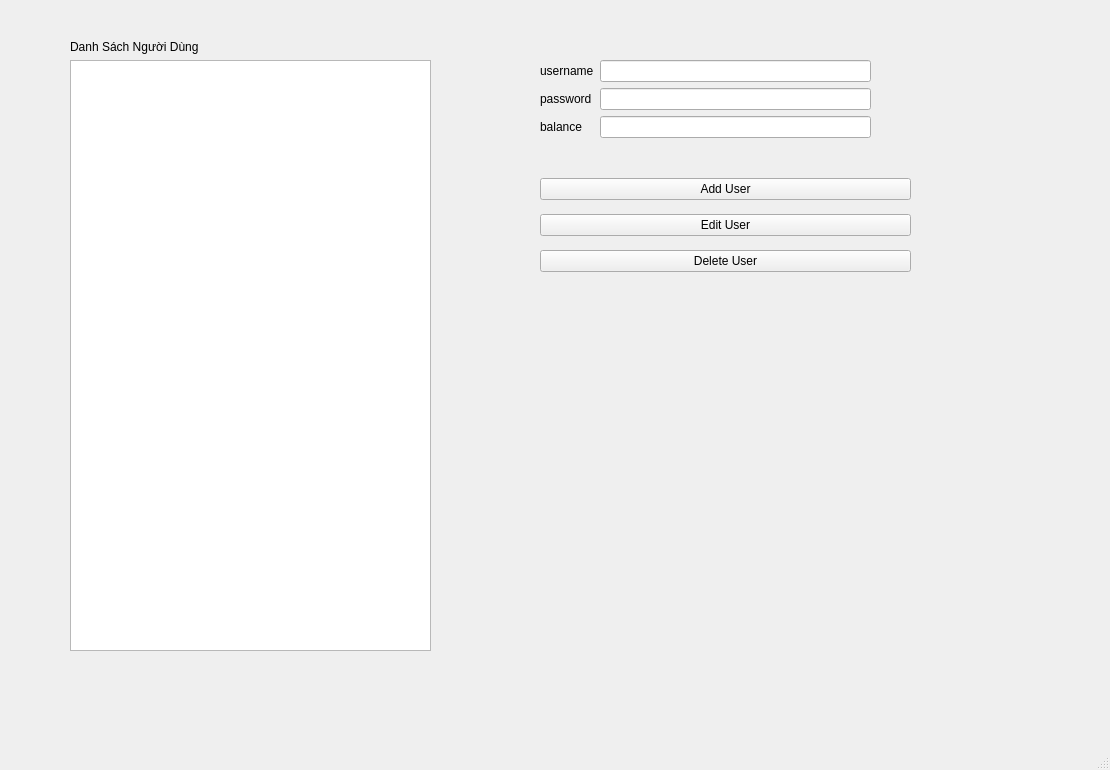
<?xml version="1.0" encoding="UTF-8"?>
<ui version="4.0">
 <class>MainWindow</class>
 <widget class="QMainWindow" name="MainWindow">
  <property name="geometry">
   <rect>
    <x>0</x>
    <y>0</y>
    <width>1110</width>
    <height>770</height>
   </rect>
  </property>
  <property name="windowTitle">
   <string>MainWindow</string>
  </property>
  <widget class="QWidget" name="centralwidget">
   <widget class="QWidget" name="verticalLayoutWidget">
    <property name="geometry">
     <rect>
      <x>70</x>
      <y>40</y>
      <width>361</width>
      <height>611</height>
     </rect>
    </property>
    <layout class="QVBoxLayout" name="verticalLayout">
     <item>
      <widget class="QLabel" name="label">
       <property name="text">
        <string>Danh Sách Người Dùng</string>
       </property>
      </widget>
     </item>
     <item>
      <widget class="QTextBrowser" name="textBrowser"/>
     </item>
    </layout>
   </widget>
   <widget class="QWidget" name="formLayoutWidget">
    <property name="geometry">
     <rect>
      <x>540</x>
      <y>60</y>
      <width>331</width>
      <height>91</height>
     </rect>
    </property>
    <layout class="QFormLayout" name="formLayout">
     <item row="0" column="1">
      <widget class="QLineEdit" name="lineEdit"/>
     </item>
     <item row="0" column="0">
      <widget class="QLabel" name="label_2">
       <property name="text">
        <string>username</string>
       </property>
      </widget>
     </item>
     <item row="1" column="0">
      <widget class="QLabel" name="label_3">
       <property name="text">
        <string>password</string>
       </property>
      </widget>
     </item>
     <item row="1" column="1">
      <widget class="QLineEdit" name="lineEdit_2"/>
     </item>
     <item row="2" column="0">
      <widget class="QLabel" name="label_4">
       <property name="text">
        <string>balance</string>
       </property>
      </widget>
     </item>
     <item row="2" column="1">
      <widget class="QLineEdit" name="lineEdit_3"/>
     </item>
    </layout>
   </widget>
   <widget class="QWidget" name="verticalLayoutWidget_2">
    <property name="geometry">
     <rect>
      <x>540</x>
      <y>170</y>
      <width>371</width>
      <height>111</height>
     </rect>
    </property>
    <layout class="QVBoxLayout" name="verticalLayout_2">
     <item>
      <widget class="QPushButton" name="pushButton">
       <property name="text">
        <string>Add User</string>
       </property>
      </widget>
     </item>
     <item>
      <widget class="QPushButton" name="pushButton_2">
       <property name="text">
        <string>Edit User</string>
       </property>
      </widget>
     </item>
     <item>
      <widget class="QPushButton" name="pushButton_3">
       <property name="text">
        <string>Delete User</string>
       </property>
      </widget>
     </item>
    </layout>
   </widget>
  </widget>
  <widget class="QMenuBar" name="menubar">
   <property name="geometry">
    <rect>
     <x>0</x>
     <y>0</y>
     <width>1110</width>
     <height>26</height>
    </rect>
   </property>
  </widget>
  <widget class="QStatusBar" name="statusbar"/>
 </widget>
 <resources/>
 <connections/>
</ui>
